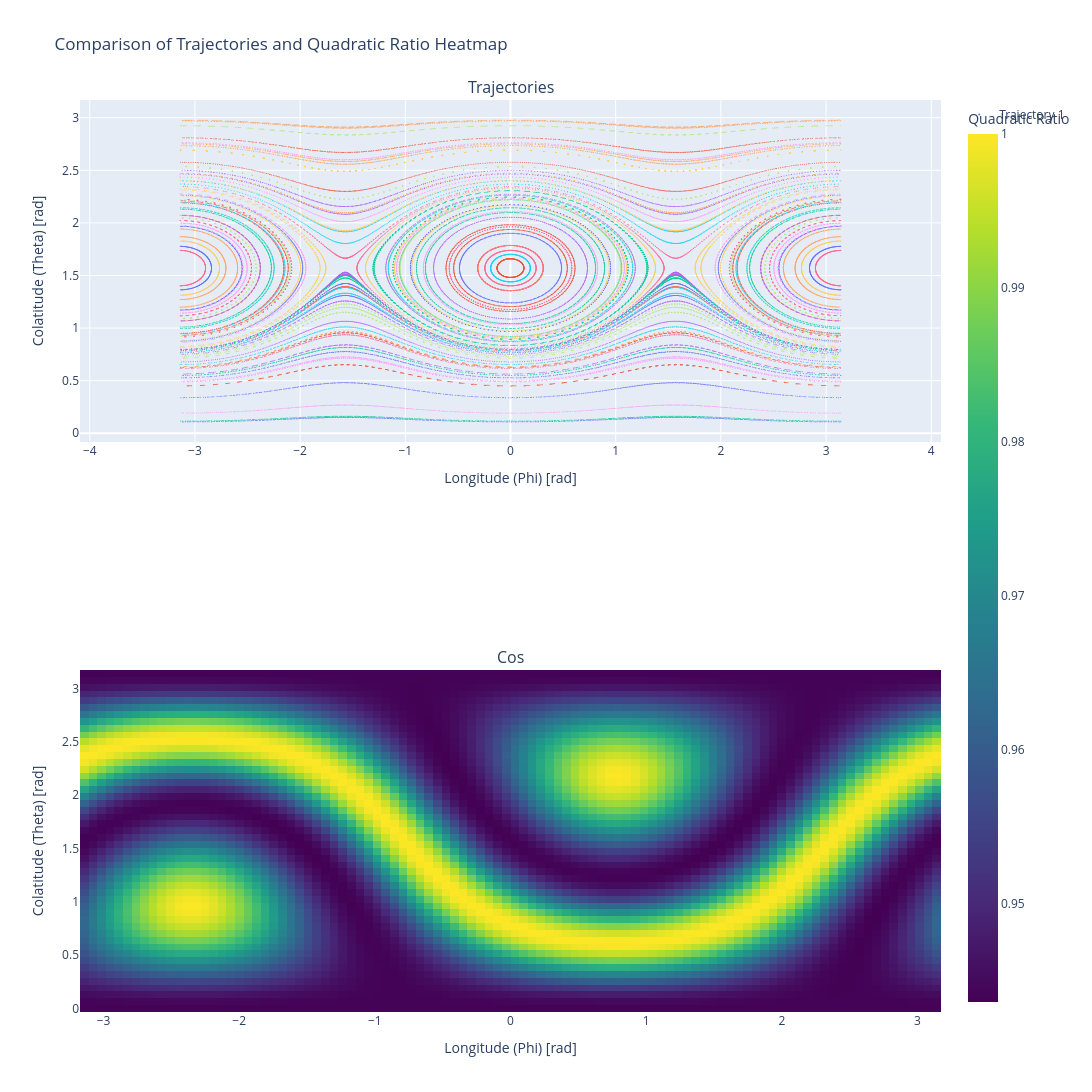

Source (notebook cell):
### Code cell
from plotly.subplots import make_subplots

# Generate multiple random initial conditions
num_trajectories = 100
key = jax.random.PRNGKey(42)
z0_samples = jax.random.normal(key, (num_trajectories, 3))
z0_samples /= jnp.linalg.norm(z0_samples, axis=1, keepdims=True)  # Normalize

# Integration parameters
dt = 0.1
num_steps = 500

# Compute trajectories
trajectories = jax.vmap(lambda z0: integrate_trajectory(z0, M2_, dt, num_steps))(z0_samples)

# Convert to spherical coordinates
theta_vals, phi_vals = cartesian_to_spherical(trajectories)

# Create a structured meshgrid in (theta, phi) space
num_theta, num_phi = 50, 100
theta_grid = jnp.linspace(0, jnp.pi, num_theta)
phi_grid = jnp.linspace(-jnp.pi, jnp.pi, num_phi)
theta_mesh, phi_mesh = jnp.meshgrid(theta_grid, phi_grid, indexing="ij")

# Convert meshgrid to Cartesian coordinates (batch-compatible)
z_grid = spherical_to_cartesian(theta_mesh, phi_mesh)  # Shape: (num_theta, num_phi, 3)

# Compute quadratic ratio on the grid
cos_values_grid = quadratic_ratio(z_grid, M1_)  # Shape: (num_theta, num_phi)

# Create subplot layout
fig = make_subplots(rows=2, cols=1, subplot_titles=["Trajectories", "Cos"],
                    horizontal_spacing=0.15)

# Add trajectories (left subplot)
for i in range(num_trajectories):
    fig.add_trace(go.Scatter(
        x=phi_vals[i], 
        y=theta_vals[i], 
        mode="markers", 
        marker=dict(size=1),
        name=f"Trajectory {i+1}",
        showlegend=(i == 0)  # Show only one legend entry
    ), row=1, col=1)

# Add heatmap (right subplot)
fig.add_trace(go.Heatmap(
    x=phi_grid,
    y=theta_grid,
    z=cos_values_grid,  # Transpose for correct orientation
    colorscale="Viridis",
    colorbar_title="Quadratic Ratio"
), row=2, col=1)

# Update layout
fig.update_layout(
    width=1200,
    height=1200,
    xaxis=dict(title="Longitude (Phi) [rad]", scaleanchor="y"),
    yaxis=dict(title="Colatitude (Theta) [rad]"),
    xaxis2=dict(title="Longitude (Phi) [rad]"),
    yaxis2=dict(title="Colatitude (Theta) [rad]"),
    title_text="Comparison of Trajectories and Quadratic Ratio Heatmap"
)

fig.show()

### Figure 1 — Plotly figure (JSON) as saved in the notebook; plotly's stock layout.template omitted (floating-point values rounded to 4 significant figures; data arrays with more than 128 entries replaced by an {"elided": "..."} marker saying what was removed)
{"data": [{"marker": {"size": 1}, "mode": "markers", "name": "Trajectory 1", "showlegend": true, "type": "scatter", "x": {"elided": "501 float values"}, "xaxis": "x", "y": {"elided": "501 float values"}, "yaxis": "y"}, {"marker": {"size": 1}, "mode": "markers", "name": "Trajectory 2", "showlegend": false, "type": "scatter", "x": {"elided": "501 float values"}, "xaxis": "x", "y": {"elided": "501 float values"}, "yaxis": "y"}, {"marker": {"size": 1}, "mode": "markers", "name": "Trajectory 3", "showlegend": false, "type": "scatter", "x": {"elided": "501 float values"}, "xaxis": "x", "y": {"elided": "501 float values"}, "yaxis": "y"}, {"marker": {"size": 1}, "mode": "markers", "name": "Trajectory 4", "showlegend": false, "type": "scatter", "x": {"elided": "501 float values"}, "xaxis": "x", "y": {"elided": "501 float values"}, "yaxis": "y"}, {"marker": {"size": 1}, "mode": "markers", "name": "Trajectory 5", "showlegend": false, "type": "scatter", "x": {"elided": "501 float values"}, "xaxis": "x", "y": {"elided": "501 float values"}, "yaxis": "y"}, {"marker": {"size": 1}, "mode": "markers", "name": "Trajectory 6", "showlegend": false, "type": "scatter", "x": {"elided": "501 float values"}, "xaxis": "x", "y": {"elided": "501 float values"}, "yaxis": "y"}, {"marker": {"size": 1}, "mode": "markers", "name": "Trajectory 7", "showlegend": false, "type": "scatter", "x": {"elided": "501 float values"}, "xaxis": "x", "y": {"elided": "501 float values"}, "yaxis": "y"}, {"marker": {"size": 1}, "mode": "markers", "name": "Trajectory 8", "showlegend": false, "type": "scatter", "x": {"elided": "501 float values"}, "xaxis": "x", "y": {"elided": "501 float values"}, "yaxis": "y"}, {"marker": {"size": 1}, "mode": "markers", "name": "Trajectory 9", "showlegend": false, "type": "scatter", "x": {"elided": "501 float values"}, "xaxis": "x", "y": {"elided": "501 float values"}, "yaxis": "y"}, {"marker": {"size": 1}, "mode": "markers", "name": "Trajectory 10", "showlegend": false, "type": "scatter", "x": {"elided": "501 float values"}, "xaxis": "x", "y": {"elided": "501 float values"}, "yaxis": "y"}, {"marker": {"size": 1}, "mode": "markers", "name": "Trajectory 11", "showlegend": false, "type": "scatter", "x": {"elided": "501 float values"}, "xaxis": "x", "y": {"elided": "501 float values"}, "yaxis": "y"}, {"marker": {"size": 1}, "mode": "markers", "name": "Trajectory 12", "showlegend": false, "type": "scatter", "x": {"elided": "501 float values"}, "xaxis": "x", "y": {"elided": "501 float values"}, "yaxis": "y"}, {"marker": {"size": 1}, "mode": "markers", "name": "Trajectory 13", "showlegend": false, "type": "scatter", "x": {"elided": "501 float values"}, "xaxis": "x", "y": {"elided": "501 float values"}, "yaxis": "y"}, {"marker": {"size": 1}, "mode": "markers", "name": "Trajectory 14", "showlegend": false, "type": "scatter", "x": {"elided": "501 float values"}, "xaxis": "x", "y": {"elided": "501 float values"}, "yaxis": "y"}, {"marker": {"size": 1}, "mode": "markers", "name": "Trajectory 15", "showlegend": false, "type": "scatter", "x": {"elided": "501 float values"}, "xaxis": "x", "y": {"elided": "501 float values"}, "yaxis": "y"}, {"marker": {"size": 1}, "mode": "markers", "name": "Trajectory 16", "showlegend": false, "type": "scatter", "x": {"elided": "501 float values"}, "xaxis": "x", "y": {"elided": "501 float values"}, "yaxis": "y"}, {"marker": {"size": 1}, "mode": "markers", "name": "Trajectory 17", "showlegend": false, "type": "scatter", "x": {"elided": "501 float values"}, "xaxis": "x", "y": {"elided": "501 float values"}, "yaxis": "y"}, {"marker": {"size": 1}, "mode": "markers", "name": "Trajectory 18", "showlegend": false, "type": "scatter", "x": {"elided": "501 float values"}, "xaxis": "x", "y": {"elided": "501 float values"}, "yaxis": "y"}, {"marker": {"size": 1}, "mode": "markers", "name": "Trajectory 19", "showlegend": false, "type": "scatter", "x": {"elided": "501 float values"}, "xaxis": "x", "y": {"elided": "501 float values"}, "yaxis": "y"}, {"marker": {"size": 1}, "mode": "markers", "name": "Trajectory 20", "showlegend": false, "type": "scatter", "x": {"elided": "501 float values"}, "xaxis": "x", "y": {"elided": "501 float values"}, "yaxis": "y"}, {"marker": {"size": 1}, "mode": "markers", "name": "Trajectory 21", "showlegend": false, "type": "scatter", "x": {"elided": "501 float values"}, "xaxis": "x", "y": {"elided": "501 float values"}, "yaxis": "y"}, {"marker": {"size": 1}, "mode": "markers", "name": "Trajectory 22", "showlegend": false, "type": "scatter", "x": {"elided": "501 float values"}, "xaxis": "x", "y": {"elided": "501 float values"}, "yaxis": "y"}, {"marker": {"size": 1}, "mode": "markers", "name": "Trajectory 23", "showlegend": false, "type": "scatter", "x": {"elided": "501 float values"}, "xaxis": "x", "y": {"elided": "501 float values"}, "yaxis": "y"}, {"marker": {"size": 1}, "mode": "markers", "name": "Trajectory 24", "showlegend": false, "type": "scatter", "x": {"elided": "501 float values"}, "xaxis": "x", "y": {"elided": "501 float values"}, "yaxis": "y"}, {"marker": {"size": 1}, "mode": "markers", "name": "Trajectory 25", "showlegend": false, "type": "scatter", "x": {"elided": "501 float values"}, "xaxis": "x", "y": {"elided": "501 float values"}, "yaxis": "y"}, {"marker": {"size": 1}, "mode": "markers", "name": "Trajectory 26", "showlegend": false, "type": "scatter", "x": {"elided": "501 float values"}, "xaxis": "x", "y": {"elided": "501 float values"}, "yaxis": "y"}, {"marker": {"size": 1}, "mode": "markers", "name": "Trajectory 27", "showlegend": false, "type": "scatter", "x": {"elided": "501 float values"}, "xaxis": "x", "y": {"elided": "501 float values"}, "yaxis": "y"}, {"marker": {"size": 1}, "mode": "markers", "name": "Trajectory 28", "showlegend": false, "type": "scatter", "x": {"elided": "501 float values"}, "xaxis": "x", "y": {"elided": "501 float values"}, "yaxis": "y"}, {"marker": {"size": 1}, "mode": "markers", "name": "Trajectory 29", "showlegend": false, "type": "scatter", "x": {"elided": "501 float values"}, "xaxis": "x", "y": {"elided": "501 float values"}, "yaxis": "y"}, {"marker": {"size": 1}, "mode": "markers", "name": "Trajectory 30", "showlegend": false, "type": "scatter", "x": {"elided": "501 float values"}, "xaxis": "x", "y": {"elided": "501 float values"}, "yaxis": "y"}, {"marker": {"size": 1}, "mode": "markers", "name": "Trajectory 31", "showlegend": false, "type": "scatter", "x": {"elided": "501 float values"}, "xaxis": "x", "y": {"elided": "501 float values"}, "yaxis": "y"}, {"marker": {"size": 1}, "mode": "markers", "name": "Trajectory 32", "showlegend": false, "type": "scatter", "x": {"elided": "501 float values"}, "xaxis": "x", "y": {"elided": "501 float values"}, "yaxis": "y"}, {"marker": {"size": 1}, "mode": "markers", "name": "Trajectory 33", "showlegend": false, "type": "scatter", "x": {"elided": "501 float values"}, "xaxis": "x", "y": {"elided": "501 float values"}, "yaxis": "y"}, {"marker": {"size": 1}, "mode": "markers", "name": "Trajectory 34", "showlegend": false, "type": "scatter", "x": {"elided": "501 float values"}, "xaxis": "x", "y": {"elided": "501 float values"}, "yaxis": "y"}, {"marker": {"size": 1}, "mode": "markers", "name": "Trajectory 35", "showlegend": false, "type": "scatter", "x": {"elided": "501 float values"}, "xaxis": "x", "y": {"elided": "501 float values"}, "yaxis": "y"}, {"marker": {"size": 1}, "mode": "markers", "name": "Trajectory 36", "showlegend": false, "type": "scatter", "x": {"elided": "501 float values"}, "xaxis": "x", "y": {"elided": "501 float values"}, "yaxis": "y"}, {"marker": {"size": 1}, "mode": "markers", "name": "Trajectory 37", "showlegend": false, "type": "scatter", "x": {"elided": "501 float values"}, "xaxis": "x", "y": {"elided": "501 float values"}, "yaxis": "y"}, {"marker": {"size": 1}, "mode": "markers", "name": "Trajectory 38", "showlegend": false, "type": "scatter", "x": {"elided": "501 float values"}, "xaxis": "x", "y": {"elided": "501 float values"}, "yaxis": "y"}, {"marker": {"size": 1}, "mode": "markers", "name": "Trajectory 39", "showlegend": false, "type": "scatter", "x": {"elided": "501 float values"}, "xaxis": "x", "y": {"elided": "501 float values"}, "yaxis": "y"}, {"marker": {"size": 1}, "mode": "markers", "name": "Trajectory 40", "showlegend": false, "type": "scatter", "x": {"elided": "501 float values"}, "xaxis": "x", "y": {"elided": "501 float values"}, "yaxis": "y"}, {"marker": {"size": 1}, "mode": "markers", "name": "Trajectory 41", "showlegend": false, "type": "scatter", "x": {"elided": "501 float values"}, "xaxis": "x", "y": {"elided": "501 float values"}, "yaxis": "y"}, {"marker": {"size": 1}, "mode": "markers", "name": "Trajectory 42", "showlegend": false, "type": "scatter", "x": {"elided": "501 float values"}, "xaxis": "x", "y": {"elided": "501 float values"}, "yaxis": "y"}, {"marker": {"size": 1}, "mode": "markers", "name": "Trajectory 43", "showlegend": false, "type": "scatter", "x": {"elided": "501 float values"}, "xaxis": "x", "y": {"elided": "501 float values"}, "yaxis": "y"}, {"marker": {"size": 1}, "mode": "markers", "name": "Trajectory 44", "showlegend": false, "type": "scatter", "x": {"elided": "501 float values"}, "xaxis": "x", "y": {"elided": "501 float values"}, "yaxis": "y"}, {"marker": {"size": 1}, "mode": "markers", "name": "Trajectory 45", "showlegend": false, "type": "scatter", "x": {"elided": "501 float values"}, "xaxis": "x", "y": {"elided": "501 float values"}, "yaxis": "y"}, {"marker": {"size": 1}, "mode": "markers", "name": "Trajectory 46", "showlegend": false, "type": "scatter", "x": {"elided": "501 float values"}, "xaxis": "x", "y": {"elided": "501 float values"}, "yaxis": "y"}, {"marker": {"size": 1}, "mode": "markers", "name": "Trajectory 47", "showlegend": false, "type": "scatter", "x": {"elided": "501 float values"}, "xaxis": "x", "y": {"elided": "501 float values"}, "yaxis": "y"}, {"marker": {"size": 1}, "mode": "markers", "name": "Trajectory 48", "showlegend": false, "type": "scatter", "x": {"elided": "501 float values"}, "xaxis": "x", "y": {"elided": "501 float values"}, "yaxis": "y"}, {"marker": {"size": 1}, "mode": "markers", "name": "Trajectory 49", "showlegend": false, "type": "scatter", "x": {"elided": "501 float values"}, "xaxis": "x", "y": {"elided": "501 float values"}, "yaxis": "y"}, {"marker": {"size": 1}, "mode": "markers", "name": "Trajectory 50", "showlegend": false, "type": "scatter", "x": {"elided": "501 float values"}, "xaxis": "x", "y": {"elided": "501 float values"}, "yaxis": "y"}, {"marker": {"size": 1}, "mode": "markers", "name": "Trajectory 51", "showlegend": false, "type": "scatter", "x": {"elided": "501 float values"}, "xaxis": "x", "y": {"elided": "501 float values"}, "yaxis": "y"}, {"marker": {"size": 1}, "mode": "markers", "name": "Trajectory 52", "showlegend": false, "type": "scatter", "x": {"elided": "501 float values"}, "xaxis": "x", "y": {"elided": "501 float values"}, "yaxis": "y"}, {"marker": {"size": 1}, "mode": "markers", "name": "Trajectory 53", "showlegend": false, "type": "scatter", "x": {"elided": "501 float values"}, "xaxis": "x", "y": {"elided": "501 float values"}, "yaxis": "y"}, {"marker": {"size": 1}, "mode": "markers", "name": "Trajectory 54", "showlegend": false, "type": "scatter", "x": {"elided": "501 float values"}, "xaxis": "x", "y": {"elided": "501 float values"}, "yaxis": "y"}, {"marker": {"size": 1}, "mode": "markers", "name": "Trajectory 55", "showlegend": false, "type": "scatter", "x": {"elided": "501 float values"}, "xaxis": "x", "y": {"elided": "501 float values"}, "yaxis": "y"}, {"marker": {"size": 1}, "mode": "markers", "name": "Trajectory 56", "showlegend": false, "type": "scatter", "x": {"elided": "501 float values"}, "xaxis": "x", "y": {"elided": "501 float values"}, "yaxis": "y"}, {"marker": {"size": 1}, "mode": "markers", "name": "Trajectory 57", "showlegend": false, "type": "scatter", "x": {"elided": "501 float values"}, "xaxis": "x", "y": {"elided": "501 float values"}, "yaxis": "y"}, {"marker": {"size": 1}, "mode": "markers", "name": "Trajectory 58", "showlegend": false, "type": "scatter", "x": {"elided": "501 float values"}, "xaxis": "x", "y": {"elided": "501 float values"}, "yaxis": "y"}, {"marker": {"size": 1}, "mode": "markers", "name": "Trajectory 59", "showlegend": false, "type": "scatter", "x": {"elided": "501 float values"}, "xaxis": "x", "y": {"elided": "501 float values"}, "yaxis": "y"}, {"marker": {"size": 1}, "mode": "markers", "name": "Trajectory 60", "showlegend": false, "type": "scatter", "x": {"elided": "501 float values"}, "xaxis": "x", "y": {"elided": "501 float values"}, "yaxis": "y"}, {"marker": {"size": 1}, "mode": "markers", "name": "Trajectory 61", "showlegend": false, "type": "scatter", "x": {"elided": "501 float values"}, "xaxis": "x", "y": {"elided": "501 float values"}, "yaxis": "y"}, {"marker": {"size": 1}, "mode": "markers", "name": "Trajectory 62", "showlegend": false, "type": "scatter", "x": {"elided": "501 float values"}, "xaxis": "x", "y": {"elided": "501 float values"}, "yaxis": "y"}, {"marker": {"size": 1}, "mode": "markers", "name": "Trajectory 63", "showlegend": false, "type": "scatter", "x": {"elided": "501 float values"}, "xaxis": "x", "y": {"elided": "501 float values"}, "yaxis": "y"}, {"marker": {"size": 1}, "mode": "markers", "name": "Trajectory 64", "showlegend": false, "type": "scatter", "x": {"elided": "501 float values"}, "xaxis": "x", "y": {"elided": "501 float values"}, "yaxis": "y"}, {"marker": {"size": 1}, "mode": "markers", "name": "Trajectory 65", "showlegend": false, "type": "scatter", "x": {"elided": "501 float values"}, "xaxis": "x", "y": {"elided": "501 float values"}, "yaxis": "y"}, {"marker": {"size": 1}, "mode": "markers", "name": "Trajectory 66", "showlegend": false, "type": "scatter", "x": {"elided": "501 float values"}, "xaxis": "x", "y": {"elided": "501 float values"}, "yaxis": "y"}, {"marker": {"size": 1}, "mode": "markers", "name": "Trajectory 67", "showlegend": false, "type": "scatter", "x": {"elided": "501 float values"}, "xaxis": "x", "y": {"elided": "501 float values"}, "yaxis": "y"}, {"marker": {"size": 1}, "mode": "markers", "name": "Trajectory 68", "showlegend": false, "type": "scatter", "x": {"elided": "501 float values"}, "xaxis": "x", "y": {"elided": "501 float values"}, "yaxis": "y"}, {"marker": {"size": 1}, "mode": "markers", "name": "Trajectory 69", "showlegend": false, "type": "scatter", "x": {"elided": "501 float values"}, "xaxis": "x", "y": {"elided": "501 float values"}, "yaxis": "y"}, {"marker": {"size": 1}, "mode": "markers", "name": "Trajectory 70", "showlegend": false, "type": "scatter", "x": {"elided": "501 float values"}, "xaxis": "x", "y": {"elided": "501 float values"}, "yaxis": "y"}, {"marker": {"size": 1}, "mode": "markers", "name": "Trajectory 71", "showlegend": false, "type": "scatter", "x": {"elided": "501 float values"}, "xaxis": "x", "y": {"elided": "501 float values"}, "yaxis": "y"}, {"marker": {"size": 1}, "mode": "markers", "name": "Trajectory 72", "showlegend": false, "type": "scatter", "x": {"elided": "501 float values"}, "xaxis": "x", "y": {"elided": "501 float values"}, "yaxis": "y"}, {"marker": {"size": 1}, "mode": "markers", "name": "Trajectory 73", "showlegend": false, "type": "scatter", "x": {"elided": "501 float values"}, "xaxis": "x", "y": {"elided": "501 float values"}, "yaxis": "y"}, {"marker": {"size": 1}, "mode": "markers", "name": "Trajectory 74", "showlegend": false, "type": "scatter", "x": {"elided": "501 float values"}, "xaxis": "x", "y": {"elided": "501 float values"}, "yaxis": "y"}, {"marker": {"size": 1}, "mode": "markers", "name": "Trajectory 75", "showlegend": false, "type": "scatter", "x": {"elided": "501 float values"}, "xaxis": "x", "y": {"elided": "501 float values"}, "yaxis": "y"}, {"marker": {"size": 1}, "mode": "markers", "name": "Trajectory 76", "showlegend": false, "type": "scatter", "x": {"elided": "501 float values"}, "xaxis": "x", "y": {"elided": "501 float values"}, "yaxis": "y"}, {"marker": {"size": 1}, "mode": "markers", "name": "Trajectory 77", "showlegend": false, "type": "scatter", "x": {"elided": "501 float values"}, "xaxis": "x", "y": {"elided": "501 float values"}, "yaxis": "y"}, {"marker": {"size": 1}, "mode": "markers", "name": "Trajectory 78", "showlegend": false, "type": "scatter", "x": {"elided": "501 float values"}, "xaxis": "x", "y": {"elided": "501 float values"}, "yaxis": "y"}, {"marker": {"size": 1}, "mode": "markers", "name": "Trajectory 79", "showlegend": false, "type": "scatter", "x": {"elided": "501 float values"}, "xaxis": "x", "y": {"elided": "501 float values"}, "yaxis": "y"}, {"marker": {"size": 1}, "mode": "markers", "name": "Trajectory 80", "showlegend": false, "type": "scatter", "x": {"elided": "501 float values"}, "xaxis": "x", "y": {"elided": "501 float values"}, "yaxis": "y"}, {"marker": {"size": 1}, "mode": "markers", "name": "Trajectory 81", "showlegend": false, "type": "scatter", "x": {"elided": "501 float values"}, "xaxis": "x", "y": {"elided": "501 float values"}, "yaxis": "y"}, {"marker": {"size": 1}, "mode": "markers", "name": "Trajectory 82", "showlegend": false, "type": "scatter", "x": {"elided": "501 float values"}, "xaxis": "x", "y": {"elided": "501 float values"}, "yaxis": "y"}, {"marker": {"size": 1}, "mode": "markers", "name": "Trajectory 83", "showlegend": false, "type": "scatter", "x": {"elided": "501 float values"}, "xaxis": "x", "y": {"elided": "501 float values"}, "yaxis": "y"}, {"marker": {"size": 1}, "mode": "markers", "name": "Trajectory 84", "showlegend": false, "type": "scatter", "x": {"elided": "501 float values"}, "xaxis": "x", "y": {"elided": "501 float values"}, "yaxis": "y"}, {"marker": {"size": 1}, "mode": "markers", "name": "Trajectory 85", "showlegend": false, "type": "scatter", "x": {"elided": "501 float values"}, "xaxis": "x", "y": {"elided": "501 float values"}, "yaxis": "y"}, {"marker": {"size": 1}, "mode": "markers", "name": "Trajectory 86", "showlegend": false, "type": "scatter", "x": {"elided": "501 float values"}, "xaxis": "x", "y": {"elided": "501 float values"}, "yaxis": "y"}, {"marker": {"size": 1}, "mode": "markers", "name": "Trajectory 87", "showlegend": false, "type": "scatter", "x": {"elided": "501 float values"}, "xaxis": "x", "y": {"elided": "501 float values"}, "yaxis": "y"}, {"marker": {"size": 1}, "mode": "markers", "name": "Trajectory 88", "showlegend": false, "type": "scatter", "x": {"elided": "501 float values"}, "xaxis": "x", "y": {"elided": "501 float values"}, "yaxis": "y"}, {"marker": {"size": 1}, "mode": "markers", "name": "Trajectory 89", "showlegend": false, "type": "scatter", "x": {"elided": "501 float values"}, "xaxis": "x", "y": {"elided": "501 float values"}, "yaxis": "y"}, {"marker": {"size": 1}, "mode": "markers", "name": "Trajectory 90", "showlegend": false, "type": "scatter", "x": {"elided": "501 float values"}, "xaxis": "x", "y": {"elided": "501 float values"}, "yaxis": "y"}, {"marker": {"size": 1}, "mode": "markers", "name": "Trajectory 91", "showlegend": false, "type": "scatter", "x": {"elided": "501 float values"}, "xaxis": "x", "y": {"elided": "501 float values"}, "yaxis": "y"}, {"marker": {"size": 1}, "mode": "markers", "name": "Trajectory 92", "showlegend": false, "type": "scatter", "x": {"elided": "501 float values"}, "xaxis": "x", "y": {"elided": "501 float values"}, "yaxis": "y"}, {"marker": {"size": 1}, "mode": "markers", "name": "Trajectory 93", "showlegend": false, "type": "scatter", "x": {"elided": "501 float values"}, "xaxis": "x", "y": {"elided": "501 float values"}, "yaxis": "y"}, {"marker": {"size": 1}, "mode": "markers", "name": "Trajectory 94", "showlegend": false, "type": "scatter", "x": {"elided": "501 float values"}, "xaxis": "x", "y": {"elided": "501 float values"}, "yaxis": "y"}, {"marker": {"size": 1}, "mode": "markers", "name": "Trajectory 95", "showlegend": false, "type": "scatter", "x": {"elided": "501 float values"}, "xaxis": "x", "y": {"elided": "501 float values"}, "yaxis": "y"}, {"marker": {"size": 1}, "mode": "markers", "name": "Trajectory 96", "showlegend": false, "type": "scatter", "x": {"elided": "501 float values"}, "xaxis": "x", "y": {"elided": "501 float values"}, "yaxis": "y"}, {"marker": {"size": 1}, "mode": "markers", "name": "Trajectory 97", "showlegend": false, "type": "scatter", "x": {"elided": "501 float values"}, "xaxis": "x", "y": {"elided": "501 float values"}, "yaxis": "y"}, {"marker": {"size": 1}, "mode": "markers", "name": "Trajectory 98", "showlegend": false, "type": "scatter", "x": {"elided": "501 float values"}, "xaxis": "x", "y": {"elided": "501 float values"}, "yaxis": "y"}, {"marker": {"size": 1}, "mode": "markers", "name": "Trajectory 99", "showlegend": false, "type": "scatter", "x": {"elided": "501 float values"}, "xaxis": "x", "y": {"elided": "501 float values"}, "yaxis": "y"}, {"marker": {"size": 1}, "mode": "markers", "name": "Trajectory 100", "showlegend": false, "type": "scatter", "x": {"elided": "501 float values"}, "xaxis": "x", "y": {"elided": "501 float values"}, "yaxis": "y"}, {"colorbar": {"title": {"text": "Quadratic Ratio"}}, "colorscale": [[0, "#440154"], [0.1111, "#482878"], [0.2222, "#3e4989"], [0.3333, "#31688e"], [0.4444, "#26828e"], [0.5556, "#1f9e89"], [0.6667, "#35b779"], [0.7778, "#6ece58"], [0.8889, "#b5de2b"], [1, "#fde725"]], "type": "heatmap", "x": [-3.142, -3.078, -3.015, -2.951, -2.888, -2.824, -2.761, -2.697, -2.634, -2.57, -2.507, -2.443, -2.38, -2.317, -2.253, -2.19, -2.126, -2.063, -1.999, -1.936, -1.872, -1.809, -1.745, -1.682, -1.618, -1.555, -1.491, -1.428, -1.365, -1.301, -1.238, -1.174, -1.111, -1.047, -0.9837, -0.9203, -0.8568, -0.7933, -0.7299, -0.6664, -0.6029, -0.5395, -0.476, -0.4125, -0.3491, -0.2856, -0.2221, -0.1587, -0.0952, -0.03173, 0.03173, 0.0952, 0.1587, 0.2221, 0.2856, 0.3491, 0.4125, 0.476, 0.5395, 0.6029, 0.6664, 0.7299, 0.7933, 0.8568, 0.9203, 0.9837, 1.047, 1.111, 1.174, 1.238, 1.301, 1.365, 1.428, 1.491, 1.555, 1.618, 1.682, 1.745, 1.809, 1.872, 1.936, 1.999, 2.063, 2.126, 2.19, 2.253, 2.317, 2.38, 2.443, 2.507, 2.57, 2.634, 2.697, 2.761, 2.824, 2.888, 2.951, 3.015, 3.078, 3.142], "xaxis": "x2", "y": [0.0, 0.06411, 0.1282, 0.1923, 0.2565, 0.3206, 0.3847, 0.4488, 0.5129, 0.577, 0.6411, 0.7053, 0.7694, 0.8335, 0.8976, 0.9617, 1.026, 1.09, 1.154, 1.218, 1.282, 1.346, 1.411, 1.475, 1.539, 1.603, 1.667, 1.731, 1.795, 1.859, 1.923, 1.988, 2.052, 2.116, 2.18, 2.244, 2.308, 2.372, 2.436, 2.5, 2.565, 2.629, 2.693, 2.757, 2.821, 2.885, 2.949, 3.013, 3.077, 3.142], "yaxis": "y2", "z": {"elided": "50x100 float values"}}], "layout": {"annotations": [{"font": {"size": 16}, "showarrow": false, "text": "Trajectories", "x": 0.5, "xanchor": "center", "xref": "paper", "y": 1, "yanchor": "bottom", "yref": "paper"}, {"font": {"size": 16}, "showarrow": false, "text": "Cos", "x": 0.5, "xanchor": "center", "xref": "paper", "y": 0.375, "yanchor": "bottom", "yref": "paper"}], "height": 1200, "title": {"text": "Comparison of Trajectories and Quadratic Ratio Heatmap"}, "width": 1200, "xaxis": {"anchor": "y", "domain": [0, 1], "scaleanchor": "y", "title": {"text": "Longitude (Phi) [rad]"}}, "xaxis2": {"anchor": "y2", "domain": [0, 1], "title": {"text": "Longitude (Phi) [rad]"}}, "yaxis": {"anchor": "x", "domain": [0.625, 1], "title": {"text": "Colatitude (Theta) [rad]"}}, "yaxis2": {"anchor": "x2", "domain": [0, 0.375], "title": {"text": "Colatitude (Theta) [rad]"}}}}
